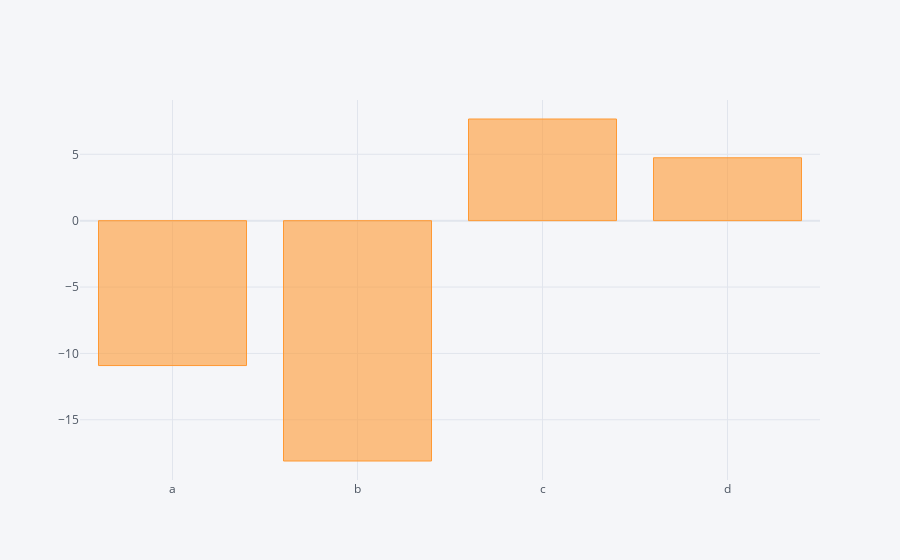

The cell this chart's notebook holds for it:
### Code cell
# sumamos las barras
dataframe.sum().iplot(kind='bar')

### Figure 1 — Plotly figure (JSON) as saved in the notebook; plotly's stock layout.template omitted (floating-point values rounded to 4 significant figures)
{"data": [{"marker": {"color": "rgba(255, 153, 51, 0.6)", "line": {"color": "rgba(255, 153, 51, 1.0)", "width": 1}}, "name": "None", "orientation": "v", "text": "", "type": "bar", "x": ["a", "b", "c", "d"], "y": [-10.91, -18.1, 7.659, 4.739]}], "layout": {"legend": {"bgcolor": "#F5F6F9", "font": {"color": "#4D5663"}}, "paper_bgcolor": "#F5F6F9", "plot_bgcolor": "#F5F6F9", "title": {"font": {"color": "#4D5663"}}, "xaxis": {"gridcolor": "#E1E5ED", "showgrid": true, "tickfont": {"color": "#4D5663"}, "title": {"font": {"color": "#4D5663"}, "text": ""}, "zerolinecolor": "#E1E5ED"}, "yaxis": {"gridcolor": "#E1E5ED", "showgrid": true, "tickfont": {"color": "#4D5663"}, "title": {"font": {"color": "#4D5663"}, "text": ""}, "zerolinecolor": "#E1E5ED"}}}
